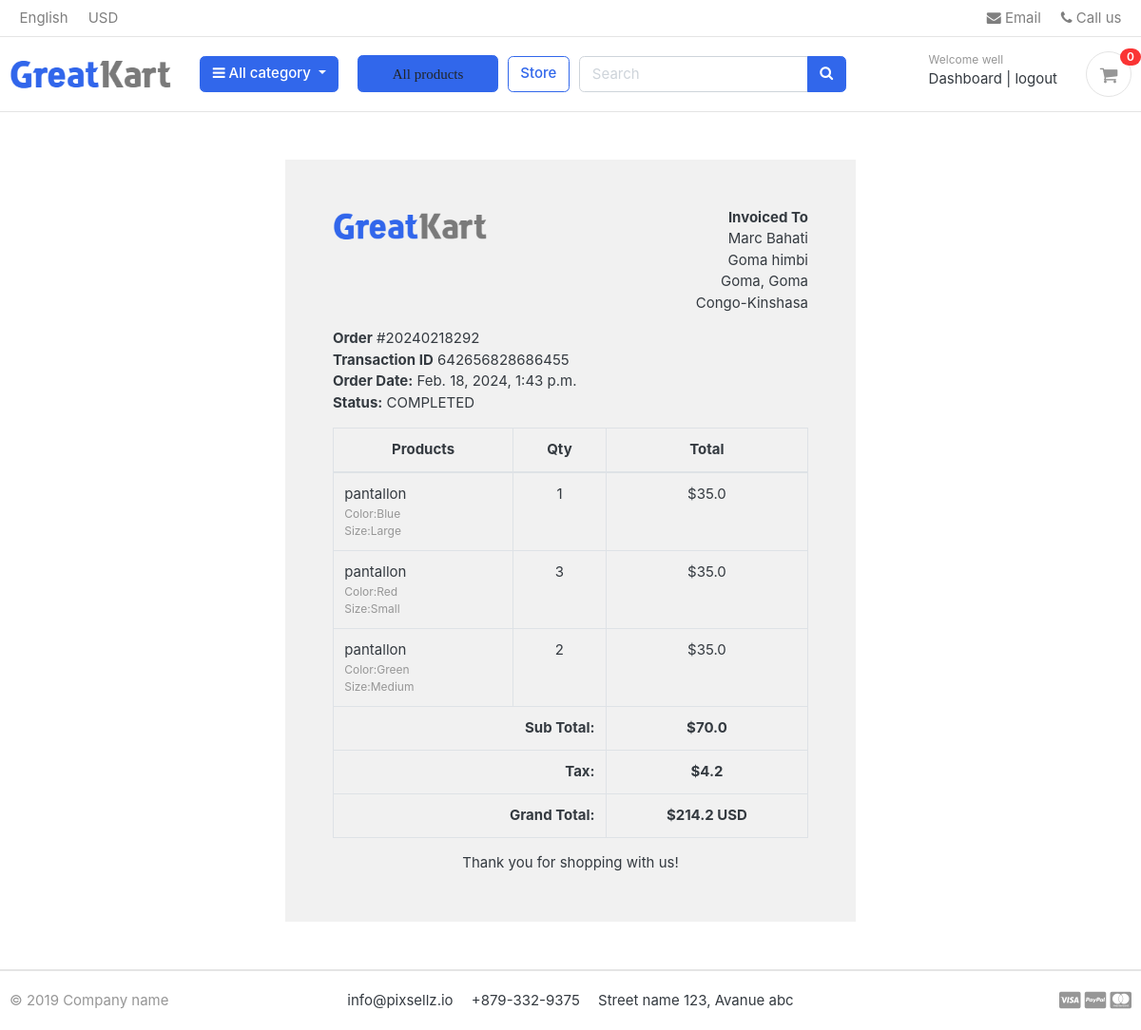
Screenshot of /accounts/order_detail/20240218292/ (signed in) with the database file from the repository.
### accounts/models.py (models this page shows, shortened)
class Accounts(AbstractBaseUser):
    first_name=models.CharField(max_length=50)
    last_name=models.CharField(max_length=50)
    username=models.CharField(max_length=50, unique=True)
    email=models.EmailField(max_length=100,unique=True)
    phone_number=models.CharField(max_length=50)
    date_join=models.DateTimeField(auto_now_add=True)
    last_login=models.DateTimeField(auto_now_add=True)
    is_admin=models.BooleanField(default=False)
    is_staff=models.BooleanField(default=False)
    is_active=models.BooleanField(default=False)
    is_superadmin=models.BooleanField(default=False)
    USERNAME_FIELD='email'
    REQUIRED_FIELDS=['username','first_name','last_name']
    objects=MyAccountManager()

### orders/models.py (models this page shows, shortened)
class Order(models.Model):
    STATUS = (
        ('New','New'),
        ('Accepted','Accepted'),
        ('Completed','Completed'),
        ('Cancelled','Cancelled'),
    )
    user=models.ForeignKey(Accounts,on_delete=models.SET_NULL,null=True)
    payment = models.ForeignKey(Payment, on_delete=models.SET_NULL, null=True, blank=True)
    order_number=models.CharField(max_length=20)
    first_name=models.CharField(max_length=50)
    last_name=models.CharField(max_length=50)
    phone=models.CharField(max_length=15)
    email=models.EmailField(max_length=50)
    address_line_1=models.CharField(max_length=50)
    address_line_2=models.CharField(max_length=50,blank=True)
    country=models.CharField(max_length=50)
    state=models.CharField(max_length=50)
    city=models.CharField(max_length=50)
    order_note=models.CharField(max_length=100,blank=True)
    order_total=models.FloatField()
    tax=models.FloatField()
    status=models.CharField(max_length=100,choices=STATUS,default='New')
    ip=models.CharField(max_length=20,blank=True)
    is_ordered=models.BooleanField(default=False)
    created_at=models.DateTimeField(auto_now_add=True)
    updated_at=models.DateTimeField(auto_now=True)
    def full_name(self):
        return f'{self.first_name} {self.last_name}'
    def full_address(self):
        return f'{self.address_line_1} {self.address_line_2}'

class Payment(models.Model):
    user=models.ForeignKey(Accounts,on_delete=models.CASCADE)
    payment_id=models.CharField(max_length=100)
    payment_method=models.CharField(max_length=100)
    amount_paid=models.CharField(max_length=100)
    status=models.CharField(max_length=100)
    created_date=models.DateTimeField(auto_now_add=True)

class OrderProduct(models.Model):
    order=models.ForeignKey(Order,on_delete=models.CASCADE)
    payment=models.ForeignKey(Payment,on_delete=models.SET_NULL,blank=True,null=True)
    user=models.ForeignKey(Accounts,on_delete=models.CASCADE)
    product=models.ForeignKey(Product,on_delete=models.CASCADE)
    variations =models.ManyToManyField(Variation,blank=True)
    quantity=models.IntegerField()
    product_price=models.FloatField(default=0.0)
    ordered=models.BooleanField(default=False)
    created_at=models.DateTimeField(auto_now_add=True)
    updated_at=models.DateTimeField(auto_now=True)

### store/models.py (models this page shows, shortened)
class Product(models.Model):
    product_name=models.CharField(max_length=50,unique=True)
    slug=models.SlugField(max_length=50,unique=True)
    description=models.TextField(max_length=500,blank=True)
    price=models.IntegerField()
    image=models.ImageField(upload_to='photos/products')
    stock=models.IntegerField()
    is_available=models.BooleanField(default=True)
    category=models.ForeignKey(category,on_delete=models.CASCADE)
    created_date=models.DateTimeField(auto_now_add=True)
    modified_date=models.DateTimeField(auto_now=True)

class Variation(models.Model):
        product = models.ForeignKey(Product,on_delete=models.CASCADE)
        variation_category=models.CharField(max_length=100,choices=variation_category_choice)
        variation_value=models.CharField(max_length=100)
        is_active      = models.BooleanField(default=True)
        created_date =models.DateTimeField(auto_now=True)
        objects =VariationManager()

### accounts/views.py (the view)
# urls.py: path('accounts/order_detail/<int:order_id>/',views.order_detail,name="order_detail")
@login_required(login_url='login')
def order_detail(request,order_id):
    order_detail=OrderProduct.objects.filter(order__order_number=order_id)
    order=Order.objects.get(order_number=order_id)
    subtotal=0
    for i in order_detail:
        subtotal=i.product_price *i.quantity
    context={
        'order_detail':order_detail,
        'order':order,
        'subtotal':subtotal
    }
    return render(request,'accounts/order_detail.html',context)

### carts/context_processors.py (called while the page is built)
def counter(request):
    cart_count=0
    if 'admin' in request.path:
        return {}
    else:
        try:
            cart=Cart.objects.filter(cart_id=_cart_id(request))
            if request.user.is_authenticated:
                cart_items = CartItem.objects.all().filter(user=request.user)
            else:
                cart_items = CartItem.objects.all().filter(cart=cart[:1])
            for cart_item in cart_items:
                cart_count += cart_item.quantity
        except Cart.DoesNotExist:
            cart_count=0
    return dict(cart_count = cart_count)

### carts/views.py (called while the page is built)
def _cart_id(request):
    cart = request.session.session_key
    if not cart:
        request.session.create()
        cart = request.session.session_key
    return cart

### category/context_processor.py (called while the page is built)
def menu_link(request):
    links = category.objects.all()
    return dict(links=links)

### category/models.py (called while the page is built)
    def get_url(self):
        return reverse('products_by_category',args=[self.slug])

### e_commerce/templates/accounts/order_detail.html
{% extends 'base.html' %}
{% load static %}
{% block content %}
<div class="container" style="margin: 0 auto;width: 50%;padding: 50px;background: #f1f1f1;margin-top: 50px;margin-bottom: 50px;">
    <div class="row invoice row-printable">
        <div class="col-md-12">
            <div class="panel panel-default plain" id="dash_0">
                <div class="panel-body p30">
                    <div class="row">
                        <div class="col-lg-6">
                            <div class="invoice-logo"><img src="{% static '/images/logo.png'%}" alt="Invoice logo" style="max-height: 40px;"></div>
                        </div>
                        <div class="col-lg-6">
                            <div class="invoice-from">
                                <ul class="list-unstyled text-right">
                                    <li><strong>Invoiced To</strong></li>
                                    <li>{{ order.full_name }}</li>
                                    <li>{{ order.full_address }}</li>
                                    <li>{{ order.city }}, {{ order.state }}</li>
                                    <li>{{ order.country }}</li>
                                </ul>
                            </div>
                        </div>
                        <div class="col-lg-12">
                            <div class="invoice-details mt25">
                                <div class="well">
                                    <ul class="list-unstyled mb0">
                                        <li><strong>Order</strong>  #{{ order.order_number }}</li>
                                        <li><strong>Transaction ID</strong>  {{ order.payment.payment_id }}</li>
                                        <li><strong>Order Date:</strong> {{ order.created_at }}</li>
                                        <li><strong>Status:</strong> {{ order.payment.status }}</li>
                                    </ul>
                                </div>
                            </div>
                            <div class="invoice-items">
                                <div class="table-responsive" style="overflow: hidden; outline: none;" tabindex="0">
                                    <table class="table table-bordered">
                                        <thead>
                                            <tr>
                                                <th class="per70 text-center">Products</th>
                                                <th class="per5 text-center">Qty</th>
                                                <th class="per25 text-center">Total</th>
                                            </tr>
                                        </thead>
                                        <tbody>
                                            {% for item in order_detail %}
                                            <tr>
                                                <td>{{ item.product.product_name }}
                                                    <p class="text-muted small">
                                                    {% if item.variations.all %}
                                                    {% for i in item.variations.all %}
                                                    {{ i.variation_category | capfirst}}:{{ i.variation_value | capfirst}}<br>
                                                    {% endfor %}
                                                    {% endif %}
                                                    </p>
                                                </td>
                                                <td class="text-center">{{ item.quantity }}</td>
                                                <td class="text-center">${{ item.product_price }}</td>
                                            </tr>
                                            {% endfor %}
                                        </tbody>
                                        <tfoot>
                                            <tr>
                                                <th colspan="2" class="text-right">Sub Total:</th>
                                                <th class="text-center">${{ subtotal }}</th>
                                            </tr>
                                            <tr>
                                                <th colspan="2" class="text-right">Tax:</th>
                                                <th class="text-center">${{ order.tax }}</th>
                                            </tr>
                                            <tr>
                                                <th colspan="2" class="text-right">Grand Total:</th>
                                                <th class="text-center">${{ order.order_total  }} USD</th>
                                            </tr>
                                        </tfoot>
                                    </table>
                                </div>
                            </div>
                            <div class="invoice-footer mt25">
                                <p class="text-center">Thank you for shopping with us!</p>
                            </div>
                        </div>
                    </div>
                </div>
            </div>
        </div>
    </div>
    </div>
{% endblock %}

### e_commerce/templates/includes/navbar.html (shortened to what this page needs)
{% load static %}
<header class="section-header">
    <nav class="navbar p-md-0 navbar-expand-sm navbar-light border-bottom">
    <div class="container">
      <div class="collapse navbar-collapse" id="navbarTop4">
        <ul class="navbar-nav mr-auto">
            <li class="nav-item dropdown">
                 <a href="#" class="nav-link">   English </a>
            </li>
            <li class="nav-item dropdown">
                <a href="#" class="nav-link"> USD </a>
            </li>
        </ul>
        <ul class="navbar-nav">
            <li><a href="#" class="nav-link"> <i class="fa fa-envelope"></i> Email </a></li>
            <li><a href="#" class="nav-link"> <i class="fa fa-phone"></i> Call us </a></li>
        </ul>
      </div>
    </div>
    </nav>
    <section class="header-main border-bottom">
        <div class="container">
    <div class="row align-items-center">
        <div class="col-lg-2 col-md-3 col-6">
            <a href="{% url 'home'%}" class="brand-wrap">
                <img class="logo" src="{%static './images/logo.png'%}">
            </a>
        </div>
        <div class="col-lg col-sm col-md col-6 flex-grow-0">
            <div class="category-wrap dropdown d-inline-block float-right">
                <button type="button" class="btn btn-primary dropdown-toggle" data-toggle="dropdown">
                    <i class="fa fa-bars"></i> All category
                </button>
            </div>
        </div>
        <div class="col-lg col-sm col-md col-6 flex-grow-0">
            <div class="category-wrap float-right">
                <button type="button" class="btn btn-primary ">
                    <i class="fa"><a class="dropdown-item" href="{% url 'store'%}">All products</a></i>
                </button>
            </div>
        </div>
        <a href="{% url 'store' %}" class="btn btn-outline-primary">Store</a>
        <div class="col-lg  col-md-6 col-sm-12 col">
            <form action="{% url 'search' %}" class="search" method='GET'>
                <div class="input-group w-100">
                    <input type="text" class="form-control" style="width:60%;" placeholder="Search" name="keyword">
                    <div class="input-group-append">
                      <button class="btn btn-primary" type="submit">
                        <i class="fa fa-search"></i>
                      </button>
                    </div>
                </div>
            </form>
        </div>
        <div class="col-lg-3 col-sm-6 col-8 order-2 order-lg-3">
                    <div class="d-flex justify-content-end mb-3 mb-lg-0">
                        {% if user.id is None %}
                        <div class="widget-header">
                            <small class="title text-muted">Welcome guest!</small>
                            <div>
                                <a href="{% url 'login' %}">Sign in</a> <span class="dark-transp"> | </span>
                                <a href="{% url 'register' %}"> Register</a>
                            </div>
                        </div>
                        {% else %}
                        <div class="widget-header">
                            <small class="title text-muted">Welcome {{ user.first_name }}</small>
                            <div>
                                <a href="{% url 'dashboard'%}">Dashboard</a> <span class="dark-transp"> | </span>
                                <a href="{% url 'logout' %}"> logout</a>
                            </div>
                        </div>
                        {% endif %}
                        <a href="{% url 'cart' %}" class="widget-header pl-3 ml-3">
                            <div class="icon icon-sm rounded-circle border"><i class="fa fa-shopping-cart"></i></div>
                            <span class="badge badge-pill badge-danger notify">{{ cart_count }}</span>
                        </a>
                    </div>
                </div>
    </div>
        </div>
    </section>
    </header>

### e_commerce/static/css/ui.css (style rules this page uses)
html { font-family: "Inter", sans-serif; font-size: 15px; }
.icon-xs, .icon-sm, .icon-md, .icon-lg { display: inline-block; text-align: center; flex-shrink: 0; flex-grow: 0; }
.icon-sm { width: 48px; height: 48px; line-height: 48px !important; font-size: 20px; }
p:last-child { margin-bottom: 0; }
.header-main { position: relative; padding-top: 1rem; padding-bottom: 1rem; }
.brand-wrap .logo, .navbar-brand .logo { margin-right: 7px; max-height: 42px; display: inline-block; }
.widget-header { display: inline-block; vertical-align: middle; position: relative; }
.widget-header a { color: #343a40; }
.widget-header i { color: #969696; }
.widget-header .title { display: block; }
.widget-header .notify { position: absolute; top: -3px; right: -10px; }
[class*=list-] li:after { visibility: hidden; display: block; content: ""; overflow: hidden; height: 0; clear: both; }
.notify { position: absolute; top: -4px; right: -10px; display: inline-block; padding: 0.25em 0.6em; font-size: 12px; line-height: 1; text-align: center; border-radius: 3rem; color: #fff; background-color: #fa3434; }

### rows the page displays
Accounts: first_name "well"
Order: full_name "Marc Bahati", full_address "Goma himbi", city "Goma", state "Goma", country "Congo-Kinshasa", order_number "20240218292", payment.payment_id "642656828686455", created_at "Feb. 18, 2024, 1:43 p.m.", payment.status "COMPLETED", tax "4.2", order_total "214.2"
OrderProduct: product.product_name "pantallon", quantity "1", product_price "35.0"
Variation: variation_category "Color", variation_value "Blue"
Variation: variation_category "Size", variation_value "Large"
OrderProduct: product.product_name "pantallon", quantity "3", product_price "35.0"
Variation: variation_category "Color", variation_value "Red"
Variation: variation_category "Size", variation_value "Small"
OrderProduct: product.product_name "pantallon", quantity "2", product_price "35.0"
Variation: variation_category "Color", variation_value "Green"
Variation: variation_category "Size", variation_value "Medium"

### other values shown
{{ cart_count }} "0"
{{ subtotal }} "70.0"
